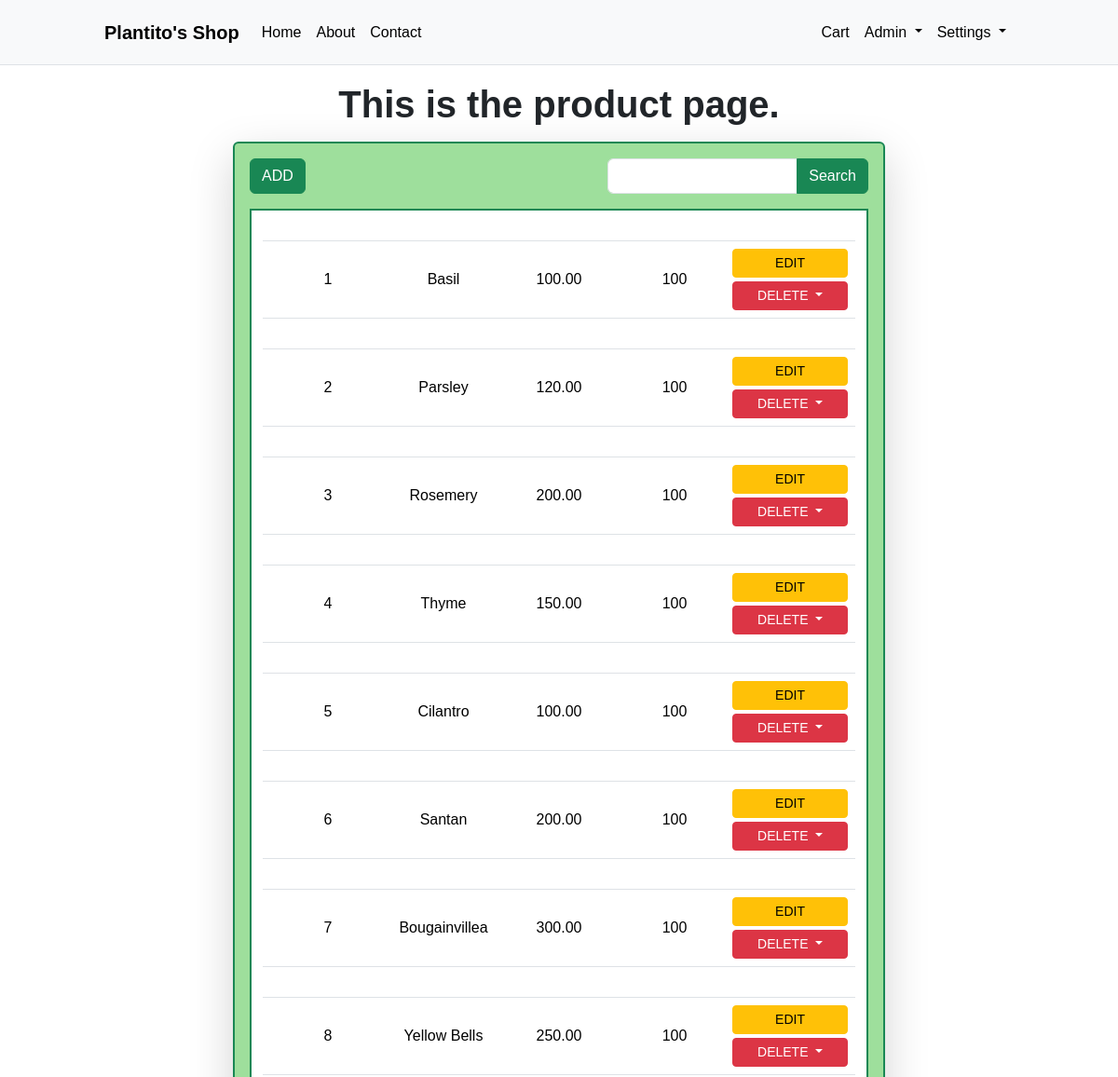
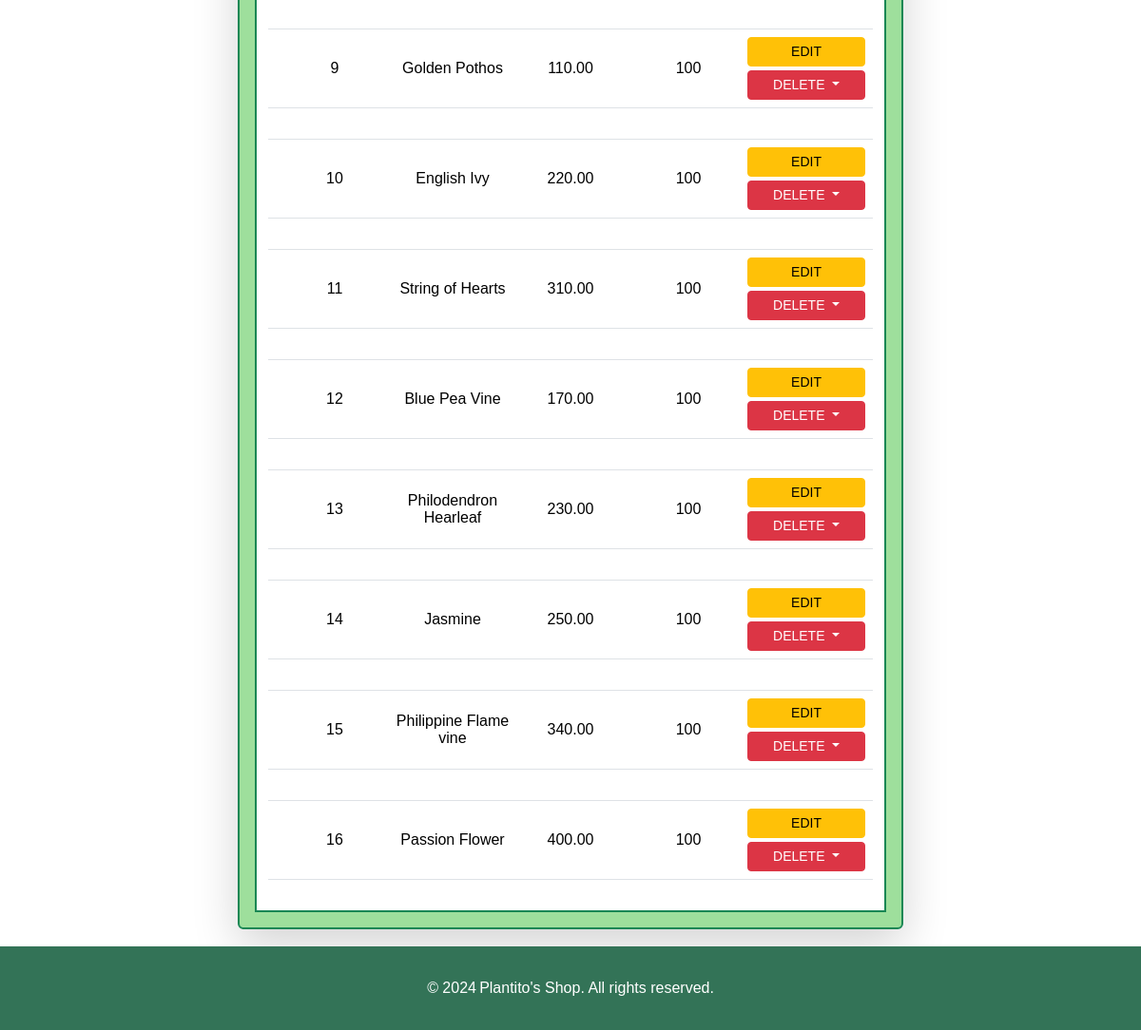
Screenshot of /product/index.php (signed in) with the database file from the repository (2 pictures, top to bottom).
### tables this page shows
CREATE TABLE stock (
    prod_id INT NOT NULL PRIMARY KEY,
    quantity INT,
    CONSTRAINT stock_prod_id_fk FOREIGN KEY (prod_id) REFERENCES product(prod_id) ON DELETE CASCADE
);

CREATE TABLE product(
    prod_id INT NOT NULL PRIMARY KEY AUTO_INCREMENT,
    description varchar(200) NOT NULL,
    price decimal(7,2),
    cat_id INT
);

### product/index.php (the view, shortened to what this page needs)
<?php
    include('../includes/config.php');
    include('../includes/headerBS.php');
    if(isset($_GET['search']))
        $keyword = strtolower(trim($_GET['search']));
    else
        $keyword = "";
    if($keyword){
        $sql = "SELECT p.prod_id, p.description, p.price, s.quantity FROM product p INNER JOIN stock s ON p.prod_id = s.prod_id WHERE description LIKE '%{$keyword}%'";
        $result = mysqli_query($conn, $sql);
    }else{
        $sql = "SELECT p.prod_id, p.description, p.price, s.quantity FROM product p INNER JOIN stock s ON p.prod_id = s.prod_id";
        $result = mysqli_query($conn, $sql);
    }
?>
<!DOCTYPE html>
<html lang="en">
<head>
    <link href="https://cdn.jsdelivr.net/npm/bootstrap@5.3.3/dist/css/bootstrap.min.css" rel="stylesheet">
</head>
<body>
    <h1 class="text-center p-2 fw-bold">This is the product page.</h1>
    <div class="container-sm outer-box p-3 mb-3 shadow-lg  border border-success border-2 rounded">
        <div class="row top-header pb-3 justify-content-between">
            <div class="col-4 d-flex align-items-center justify-content-start">
                <a href="create.php">
                    <button class="btn btn-success">ADD</button>
                </a>
            </div>
            <div class="col-8 d-flex align-items-center justify-content-end">
                <form action="" method="get" class="d-inline-block">
                    <div class="input-group">
                        <input type="text" class="form-control" name="search">
                        <button class="btn btn-success">Search</button>
                    </div>
                </form>
            </div>
        </div>
        <div class="container inner-box border border-success border-2 py-3 px-4">
        <?php
            while($row = mysqli_fetch_array($result)){
                echo "
                    <table class=\"table text-center \">
                        <tr class=\"details row d-grid\">
                            <td class=\"col d-flex flex-wrap align-items-center justify-content-center\">";
                            echo "</td>
                            <td class=\"col d-flex align-items-center\">
                                <div class=\"col d-grid align-items-center\">{$row['prod_id']}</div>
                                <div class=\"col d-grid align-items-center text-wrap\">{$row['description']}</div>
                                <div class=\"col d-grid align-items-center\">{$row['price']}</div>
                                <div class=\"col d-grid align-items-center\">{$row['quantity']}</div>
                                <div class=\"col d-grid align-items-center\">
                                    <div class=\"row d-grid gap-1\">
                                        <form action=\"edit.php\" method=\"post\">
                                            <button class=\"btn btn-warning btn-sm w-100\" name=\"update_id\" value=\"{$row['prod_id']}\">EDIT</button>
                                        </form>
                                        <div class=\"dropdown d-block\">
                                            <button class=\"btn btn-danger btn-sm w-100 dropdown-toggle\" type=\"button\" data-bs-toggle=\"dropdown\" aria-expanded=\"false\">
                                                DELETE
                                            </button>
                                            <ul class=\"dropdown-menu\">
                                                <form action=\"delete.php\" method=\"post\">
                                                    <button class=\"dropdown-item btn-sm w-100\" name=\"delete_id\" value=\"{$row['prod_id']}\">YES</button>
                                                </form>
                                                <form action=\"\" method=\"post\">
                                                    <button class=\"dropdown-item btn-sm w-100\" name=\"no\" value=\"{$row['prod_id']}\">NO</button>
                                                </form>
                                            </ul>
                                        </div>
                                    </div>
                                </div>
                            </td>
                        </tr>
                    </table>
                ";
            }
        ?>
        </div>
    </div>
</body>
</html>
<?php
    include('../includes/footer.php');
?>

### rows the page displays
stock: prod_id.prod_id "1", prod_id.description "Basil", prod_id.price "100.00", quantity "100"
stock: prod_id.prod_id "2", prod_id.description "Parsley", prod_id.price "120.00", quantity "100"
stock: prod_id.prod_id "3", prod_id.description "Rosemery", prod_id.price "200.00", quantity "100"
stock: prod_id.prod_id "4", prod_id.description "Thyme", prod_id.price "150.00", quantity "100"
stock: prod_id.prod_id "5", prod_id.description "Cilantro", prod_id.price "100.00", quantity "100"
stock: prod_id.prod_id "6", prod_id.description "Santan", prod_id.price "200.00", quantity "100"
stock: prod_id.prod_id "7", prod_id.description "Bougainvillea", prod_id.price "300.00", quantity "100"
stock: prod_id.prod_id "8", prod_id.description "Yellow Bells", prod_id.price "250.00", quantity "100"
stock: prod_id.prod_id "9", prod_id.description "Golden Pothos", prod_id.price "110.00", quantity "100"
stock: prod_id.prod_id "10", prod_id.description "English Ivy", prod_id.price "220.00", quantity "100"
stock: prod_id.prod_id "11", prod_id.description "String of Hearts", prod_id.price "310.00", quantity "100"
stock: prod_id.prod_id "12", prod_id.description "Blue Pea Vine", prod_id.price "170.00", quantity "100"
stock: prod_id.prod_id "13", prod_id.description "Philodendron Hearleaf", prod_id.price "230.00", quantity "100"
stock: prod_id.prod_id "14", prod_id.description "Jasmine", prod_id.price "250.00", quantity "100"
stock: prod_id.prod_id "15", prod_id.description "Philippine Flame vine", prod_id.price "340.00", quantity "100"
stock: prod_id.prod_id "16", prod_id.description "Passion Flower", prod_id.price "400.00", quantity "100"
